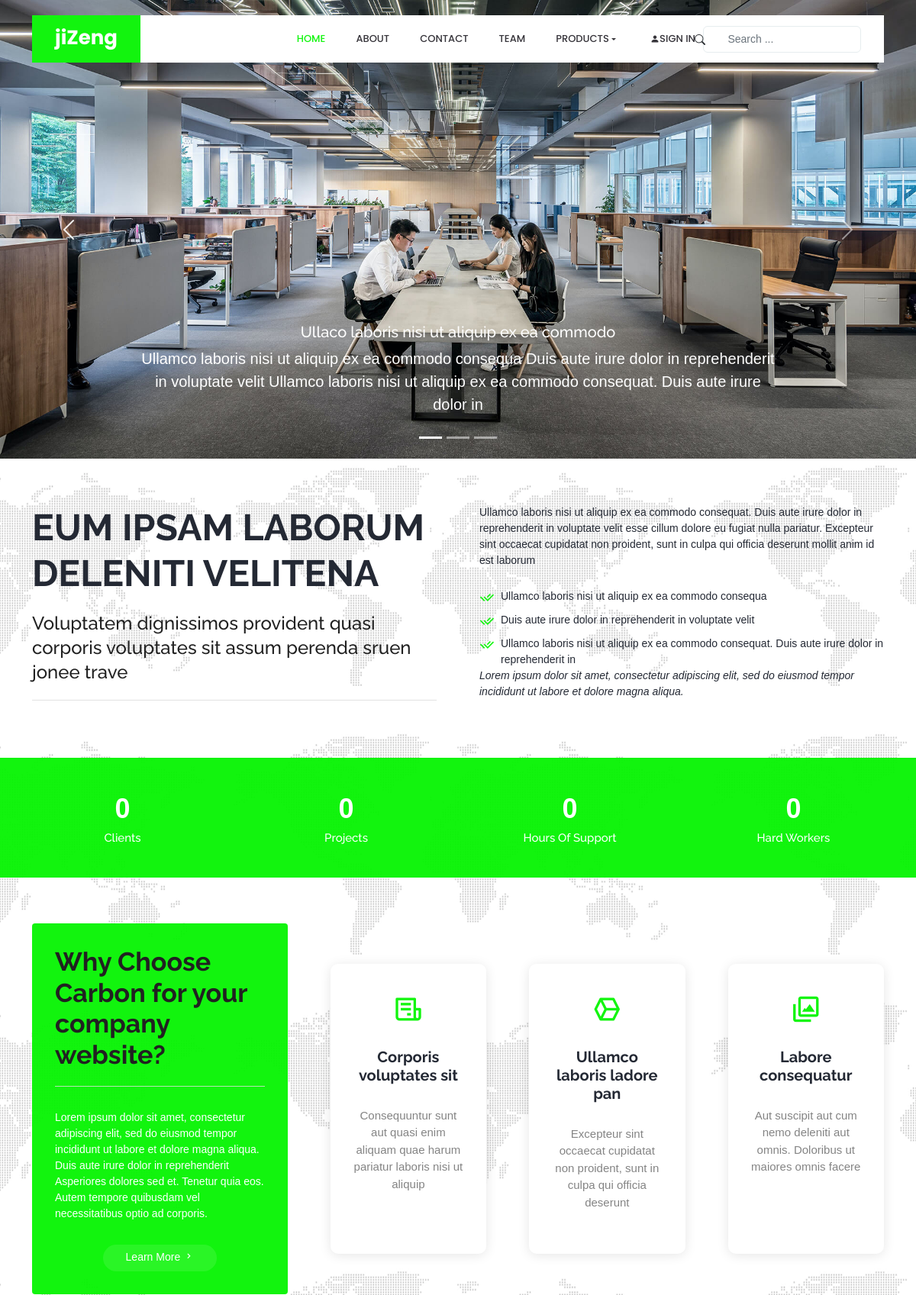
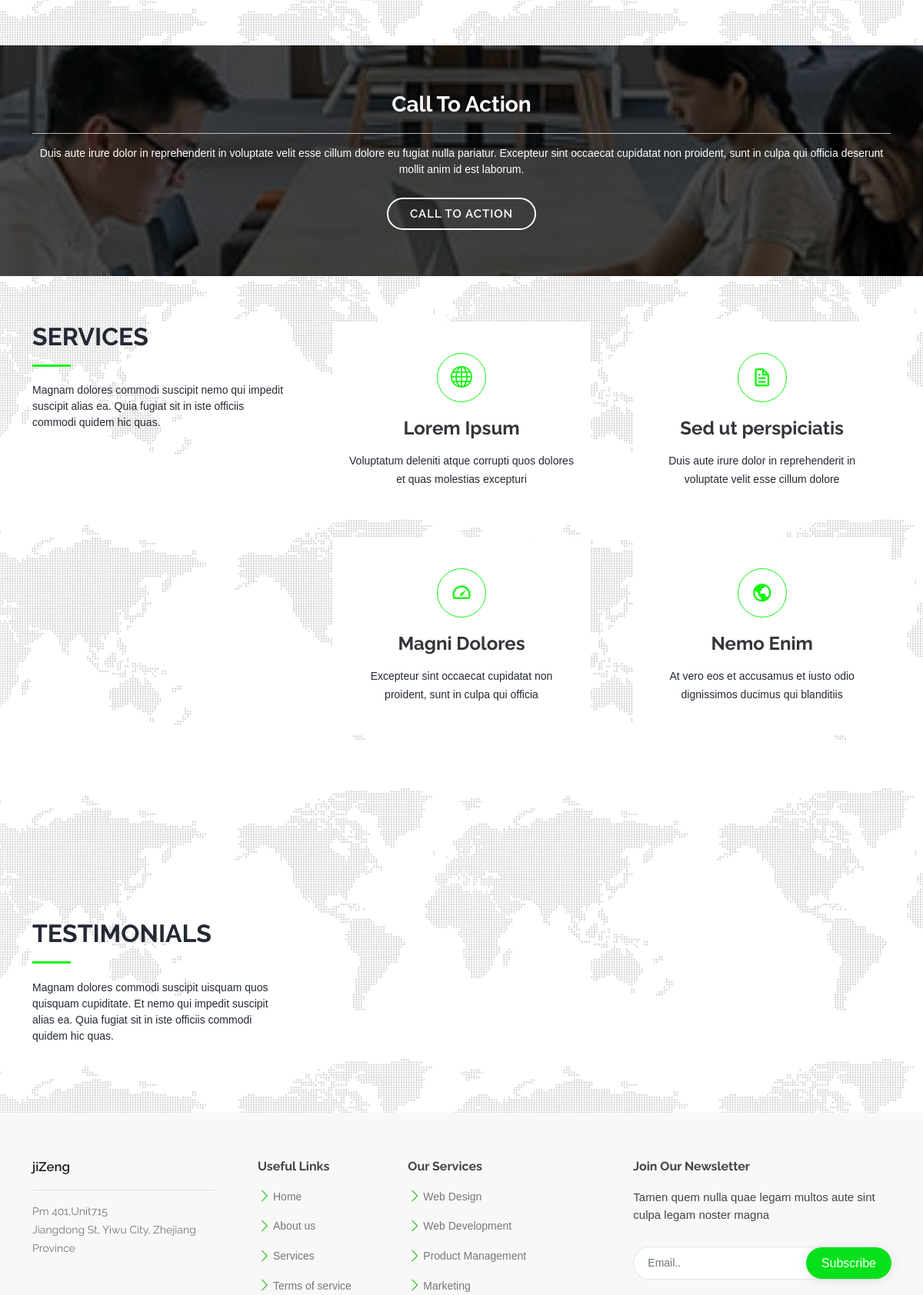
The page / (upper part) on the database its author committed (2 pictures, top to bottom).
### slider/models.py (models this page shows, shortened)
class Slider(OrganizedMixin):
    summary = models.CharField(max_length = 128)
    banner = models.ImageField(upload_to = 'slider/%Y/%m/%d', null = True, blank = True)
    content = RichTextField(blank=True,null=True)
    condition = PostPublishedManager()
    class Meta:
        verbose_name = "slider"
        verbose_name_plural = "sliders"

### product/views.py (the view, shortened to what this page needs)
# urls.py: path('', views.product_category_list, name="product_and_category"),
def product_category_list(request, slug=None):
    category = None
    cats = Category.objects.prefetch_related('products').filter(parent = None)[:9]
    sliders = Slider.condition.filter(status = 1)
    customer_feedbacks = CustomerFeedback.objects.filter(status= 1).order_by('-published_at')
    return render(request, "frontend/landing/home.html", {
                                                    'category':category,
                                                        "cats": cats,
                                                        'sliders':sliders,
                                                        'segment':'Carbon',
                                                        'feedbacks':customer_feedbacks,
                                                        })

### painless/models/managers.py (called while the page is built)
    def get_queryset(self):
        return PostStatusQuerySet(self.model, using=self._db)

### templates/frontend/landing/home.html (shortened to what this page needs)
{% extends 'frontend/shared/index.html' %}
{% load static %}
{% block content %}
{% include 'frontend/includes/_slider.html' %}
  <section id="about" class="about">
    <div class="container">
      <div class="row content">
        <div class="col-lg-6" data-aos="fade-right" data-aos-delay="100">
          <h2>Eum ipsam laborum deleniti velitena</h2>
          <h3>Voluptatem dignissimos provident quasi corporis voluptates sit assum perenda sruen jonee trave</h3>
        </div>
        <div class="col-lg-6 pt-4 pt-lg-0" data-aos="fade-left" data-aos-delay="200">
          <p>
            Ullamco laboris nisi ut aliquip ex ea commodo consequat. Duis aute irure dolor in reprehenderit in voluptate
            velit esse cillum dolore eu fugiat nulla pariatur. Excepteur sint occaecat cupidatat non proident, sunt in
            culpa qui officia deserunt mollit anim id est laborum
          </p>
          <ul>
            <li><i class="ri-check-double-line"></i> Ullamco laboris nisi ut aliquip ex ea commodo consequa</li>
            <li><i class="ri-check-double-line"></i> Duis aute irure dolor in reprehenderit in voluptate velit</li>
            <li><i class="ri-check-double-line"></i> Ullamco laboris nisi ut aliquip ex ea commodo consequat. Duis aute irure dolor in reprehenderit in</li>
          </ul>
          <p class="fst-italic">
            Lorem ipsum dolor sit amet, consectetur adipiscing elit, sed do eiusmod tempor incididunt ut labore et dolore
            magna aliqua.
          </p>
        </div>
      </div>
    </div>
  </section>
  <section id="counts" class="counts">
    <div class="container">
      <div class="row counters">
        <div class="col-lg-3 col-6 text-center">
          <span data-purecounter-start="0" data-purecounter-end="232" data-purecounter-duration="1" class="purecounter">232</span>
          <p>Clients</p>
        </div>
        <div class="col-lg-3 col-6 text-center">
          <span data-purecounter-start="0" data-purecounter-end="521" data-purecounter-duration="1" class="purecounter">521</span>
          <p>Projects</p>
        </div>
        <div class="col-lg-3 col-6 text-center">
          <span data-purecounter-start="0" data-purecounter-end="1463" data-purecounter-duration="1" class="purecounter">1463</span>
          <p>Hours Of Support</p>
        </div>
        <div class="col-lg-3 col-6 text-center">
          <span data-purecounter-start="0" data-purecounter-end="15" data-purecounter-duration="1" class="purecounter">15</span>
          <p>Hard Workers</p>
        </div>
      </div>
    </div>
  </section>
  <section id="why-us" class="why-us">
    <div class="container">
      <div class="row">
        <div class="col-lg-4 d-flex align-items-stretch" data-aos="fade-right">
          <div class="content">
            <h3>Why Choose Carbon for your company website?</h3>
            <p>
              Lorem ipsum dolor sit amet, consectetur adipiscing elit, sed do eiusmod tempor incididunt ut labore et dolore magna aliqua. Duis aute irure dolor in reprehenderit
              Asperiores dolores sed et. Tenetur quia eos. Autem tempore quibusdam vel necessitatibus optio ad corporis.
            </p>
            <div class="text-center">
              <a href="#" class="more-btn">Learn More <i class="bx bx-chevron-right"></i></a>
            </div>
          </div>
        </div>
        <div class="col-lg-8 d-flex align-items-stretch">
          <div class="icon-boxes d-flex flex-column justify-content-center">
            <div class="row">
              <div class="col-xl-4 d-flex align-items-stretch" data-aos="zoom-in" data-aos-delay="100">
                <div class="icon-box mt-4 mt-xl-0">
                  <i class="bx bx-receipt"></i>
                  <h4>Corporis voluptates sit</h4>
                  <p>Consequuntur sunt aut quasi enim aliquam quae harum pariatur laboris nisi ut aliquip</p>
                </div>
              </div>
              <div class="col-xl-4 d-flex align-items-stretch" data-aos="zoom-in" data-aos-delay="200">
                <div class="icon-box mt-4 mt-xl-0">
                  <i class="bx bx-cube-alt"></i>
                  <h4>Ullamco laboris ladore pan</h4>
                  <p>Excepteur sint occaecat cupidatat non proident, sunt in culpa qui officia deserunt</p>
                </div>
              </div>
              <div class="col-xl-4 d-flex align-items-stretch" data-aos="zoom-in" data-aos-delay="300">
                <div class="icon-box mt-4 mt-xl-0">
                  <i class="bx bx-images"></i>
                  <h4>Labore consequatur</h4>
                  <p>Aut suscipit aut cum nemo deleniti aut omnis. Doloribus ut maiores omnis facere</p>
                </div>
              </div>
            </div>
          </div>
        </div>
      </div>
    </div>
  </section>
  <section id="cta" class="cta">
    <div class="container">
      <div class="text-center" data-aos="zoom-in">
        <h3>Call To Action</h3>
        <p> Duis aute irure dolor in reprehenderit in voluptate velit esse cillum dolore eu fugiat nulla pariatur. Excepteur sint occaecat cupidatat non proident, sunt in culpa qui officia deserunt mollit anim id est laborum.</p>
        <a class="cta-btn" href="{% url 'contact:contact-create' %}">Call To Action</a>
      </div>
    </div>
  </section>
  <section id="services" class="services section-bg">
    <div class="container">
      <div class="row">
        <div class="col-lg-4">
          <div class="section-title" data-aos="fade-right">
            <h2>Services</h2>
            <p>Magnam dolores commodi suscipit nemo qui impedit suscipit alias ea. Quia fugiat sit in iste officiis commodi quidem hic quas.</p>
          </div>
        </div>
        <div class="col-lg-8">
          <div class="row">
            <div class="col-md-6 d-flex align-items-stretch">
              <div class="icon-box" data-aos="zoom-in" data-aos-delay="100">
                <div class="icon"><i class="bi bi-globe"></i></div>
                <h4><a href="">Lorem Ipsum</a></h4>
                <p>Voluptatum deleniti atque corrupti quos dolores et quas molestias excepturi</p>
              </div>
            </div>
            <div class="col-md-6 d-flex align-items-stretch mt-4 mt-lg-0">
              <div class="icon-box" data-aos="zoom-in" data-aos-delay="200">
                <div class="icon"><i class="bx bx-file"></i></div>
                <h4><a href="">Sed ut perspiciatis</a></h4>
                <p>Duis aute irure dolor in reprehenderit in voluptate velit esse cillum dolore</p>
              </div>
            </div>
            <div class="col-md-6 d-flex align-items-stretch mt-4">
              <div class="icon-box" data-aos="zoom-in" data-aos-delay="300">
                <div class="icon"><i class="bx bx-tachometer"></i></div>
                <h4><a href="">Magni Dolores</a></h4>
                <p>Excepteur sint occaecat cupidatat non proident, sunt in culpa qui officia</p>
              </div>
            </div>
            <div class="col-md-6 d-flex align-items-stretch mt-4">
              <div class="icon-box" data-aos="zoom-in" data-aos-delay="400">
                <div class="icon"><i class="bx bx-world"></i></div>
                <h4><a href="">Nemo Enim</a></h4>
                <p>At vero eos et accusamus et iusto odio dignissimos ducimus qui blanditiis</p>
              </div>
            </div>
          </div>
        </div>
      </div>
    </div>
  </section>
<section>
</section>
{% include "frontend/feedback/index.html" %}
  {% endblock %}

### templates/frontend/includes/_slider.html (shortened to what this page needs)
<div id="carouselExampleDark" class="carousel slide" data-bs-ride="carousel">
    <div class="carousel-indicators">
      <button type="button" data-bs-target="#carouselExampleDark" data-bs-slide-to="0" class="active" aria-current="true" aria-label="Slide 1"></button>
      <button type="button" data-bs-target="#carouselExampleDark" data-bs-slide-to="1" aria-label="Slide 2"></button>
      <button type="button" data-bs-target="#carouselExampleDark" data-bs-slide-to="2" aria-label="Slide 3"></button>
    </div>
    <div class="carousel-inner">
      {% for slider in sliders %}
      <div class="carousel-item active" data-bs-interval="10000">
        <img src="{{ slider.banner.url }}" class="d-block w-100" alt="...">
        <div class="carousel-caption d-none d-md-block">
          <h5>{{ slider.summary }}</h5>
          <p>{{ slider.content|striptags|safe }}</p>
        </div>
      </div>
      {% endfor %}
    </div>
    <button class="carousel-control-prev" type="button" data-bs-target="#carouselExampleDark" data-bs-slide="prev">
      <span class="carousel-control-prev-icon" aria-hidden="true"></span>
    </button>
    <button class="carousel-control-next" type="button" data-bs-target="#carouselExampleDark" data-bs-slide="next">
      <span class="carousel-control-next-icon" aria-hidden="true"></span>
    </button>
  </div>

### media/static/assets/frontend/css/style.css (style rules this page uses)
body { font-family: "Open Sans", sans-serif; color: #444444; background-color: #f5f7fb; background-image: url("../img/dotted-world-map-white-background-vector-illustration_541075-471.webp"); background-repeat: repeat; background-attachment: fixed; background-position:center; }
* { box-sizing: border-box }
a { color: hsla(119, 99%, 48%, 0.946);; text-decoration: none; }
h1, h2, h3, h4, h5, h6 { font-family: "Raleway", sans-serif; }
.carousel-caption p { color:#fff; font-size: 20px; }
section { padding: 60px 0; overflow: hidden; }
.section-title { padding-bottom: 30px; }
.section-title h2 { font-size: 32px; font-weight: bold; text-transform: uppercase; margin-bottom: 20px; padding-bottom: 20px; position: relative; }
.section-title h2::after { content: ""; position: absolute; display: block; width: 50px; height: 3px; background: hsla(119, 99%, 48%, 0.946); bottom: 0; left: 0; }
.section-title p { margin-bottom: 0; }
.about .content h2 { font-weight: 700; font-size: 48px; line-height: 60px; margin-bottom: 20px; text-transform: uppercase; }
.about .content h3 { font-weight: 500; line-height: 32px; font-size: 24px; }
.about .content ul { list-style: none; padding: 0; }
.about .content ul li { padding: 10px 0 0 28px; position: relative; }
.about .content ul i { left: 0; top: 7px; position: absolute; font-size: 20px; color: hsla(119, 99%, 48%, 0.946); }
.about .content p:last-child { margin-bottom: 0; }
.counts { background: hsla(119, 99%, 48%, 0.946); padding: 40px 0 20px 0; color: #fff; }
.counts .counters span { font-size: 36px; display: block; font-weight: 700; }
.counts .counters p { padding: 0; margin: 0 0 20px 0; font-family: "Raleway", sans-serif; font-size: 15px; font-weight: 500; }
.why-us .content { padding: 30px; background: hsla(119, 99%, 48%, 0.946); border-radius: 4px; color: #fff; }
.why-us .content h3 { font-weight: 700; font-size: 34px; margin-bottom: 30px; }
.why-us .content p { margin-bottom: 30px; }
.why-us .content .more-btn { display: inline-block; background: rgba(255, 255, 255, 0.1); padding: 6px 30px 8px 30px; color: #fff; border-radius: 50px; transition: all ease-in-out 0.4s; }
.why-us .content .more-btn i { font-size: 14px; }
.why-us .icon-boxes .icon-box { text-align: center; border-radius: 10px; background: #fff; box-shadow: 0px 2px 15px rgba(0, 0, 0, 0.1); padding: 40px 30px; width: 100%; transition: 0.3s; }
.why-us .icon-boxes .icon-box i { font-size: 40px; color: hsla(119, 99%, 48%, 0.946); margin-bottom: 30px; }
.why-us .icon-boxes .icon-box h4 { font-size: 20px; font-weight: 700; margin: 0 0 30px 0; }
.why-us .icon-boxes .icon-box p { font-size: 15px; color: #848484; }
.cta { background: linear-gradient(rgba(2, 2, 2, 0.7), rgba(0, 0, 0, 0.7)), url("../img/cta-bg.jpg") fixed center center; background-size: cover; padding: 60px 0; }
.cta h3 { color: #fff; font-size: 28px; font-weight: 700; }
.cta p { color: #fff; }
.cta .cta-btn { font-family: "Raleway", sans-serif; text-transform: uppercase; font-weight: 600; font-size: 15px; letter-spacing: 1px; display: inline-block; padding: 8px 28px; border-radius: 25px; transition: 0.5s; margin-top: 10px; border: 2px solid #fff; color: #fff; }
.services .icon-box { text-align: center; padding: 40px 20px; transition: all ease-in-out 0.3s; background: #fff; }
.services .icon-box .icon { margin: 0 auto; width: 64px; height: 64px; border-radius: 50px; border: 1px solid hsla(119, 99%, 48%, 0.946); display: flex; align-items: center; justify-content: center; margin-bottom: 20px; transition: ease-in-out 0.3s; color: hsla(119, 99%, 48%, 0.946); }
.services .icon-box .icon i { font-size: 28px; }
.services .icon-box h4 { font-weight: 700; margin-bottom: 15px; font-size: 24px; }
.services .icon-box h4 a { color: #36343a; transition: ease-in-out 0.3s; }
.services .icon-box p { line-height: 24px; font-size: 14px; margin-bottom: 0; }
.row { --bs-gutter-x: 3.5rem; --bs-gutter-y: 0; display: flex; flex-wrap: wrap; margin-top: calc(-1 * var(--bs-gutter-y)); margin-right: calc(-.5 * var(--bs-gutter-x)); margin-left: calc(-.5 * var(--bs-gutter-x)); }
a { color: #1c1c1c; }
h3 { font-size: 1.2em; font-weight: 600; border-bottom: 1px solid rgba(220, 220, 220, 0.82); padding-bottom: 20px; color: #212121; margin-top: 0; margin-bottom: 15px; }
img { width: 100%; }

### rows shown on the page
Slider: banner (picture), summary "Ullaco laboris nisi ut aliquip ex ea commodo", content "Ullamco laboris nisi ut aliquip ex ea commodo consequa Duis aute irure dolor in reprehenderit in voluptate velit Ullamco laboris nisi ut aliquip ex ea commodo consequat. Duis aute irure dolor in"
